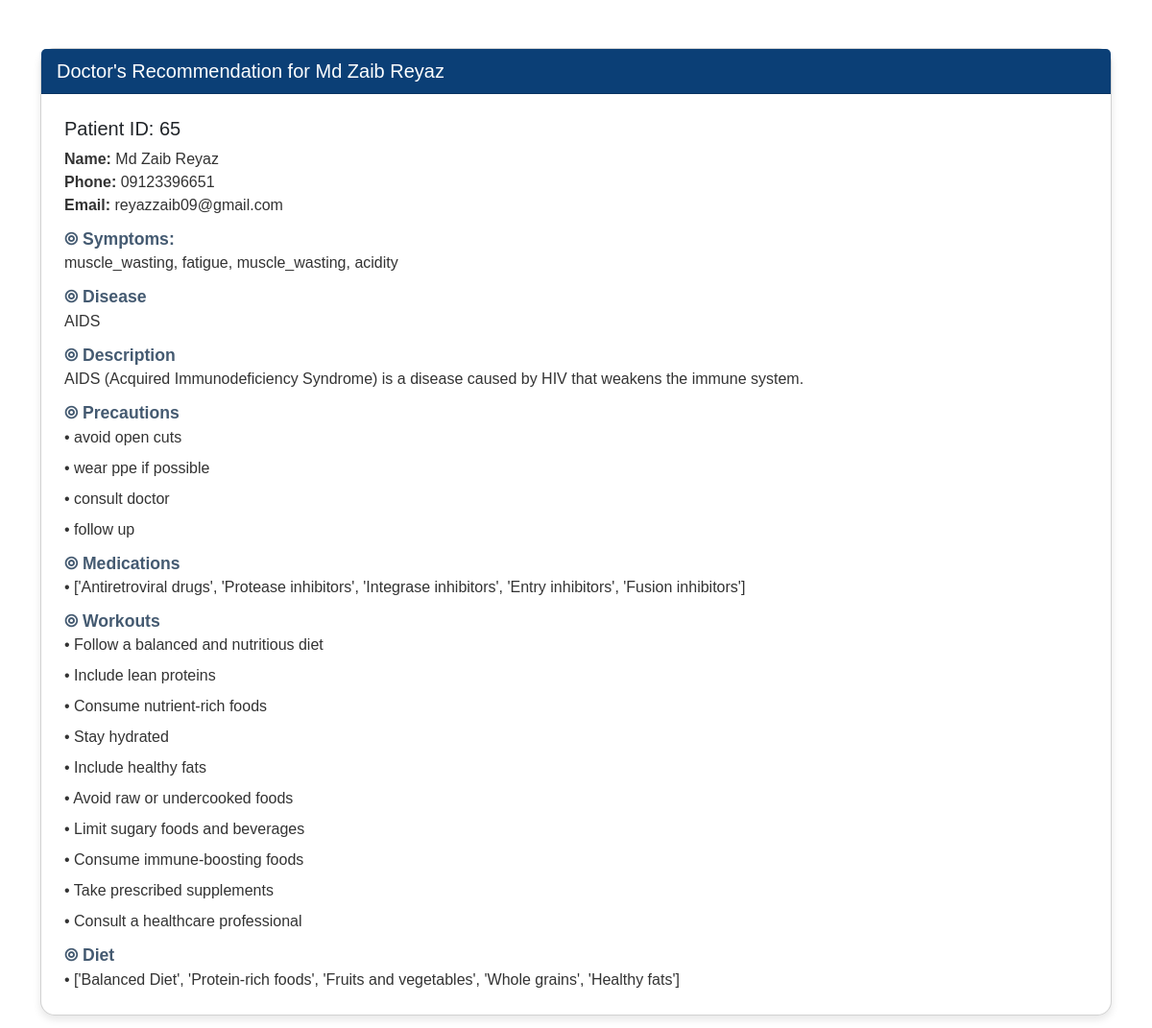
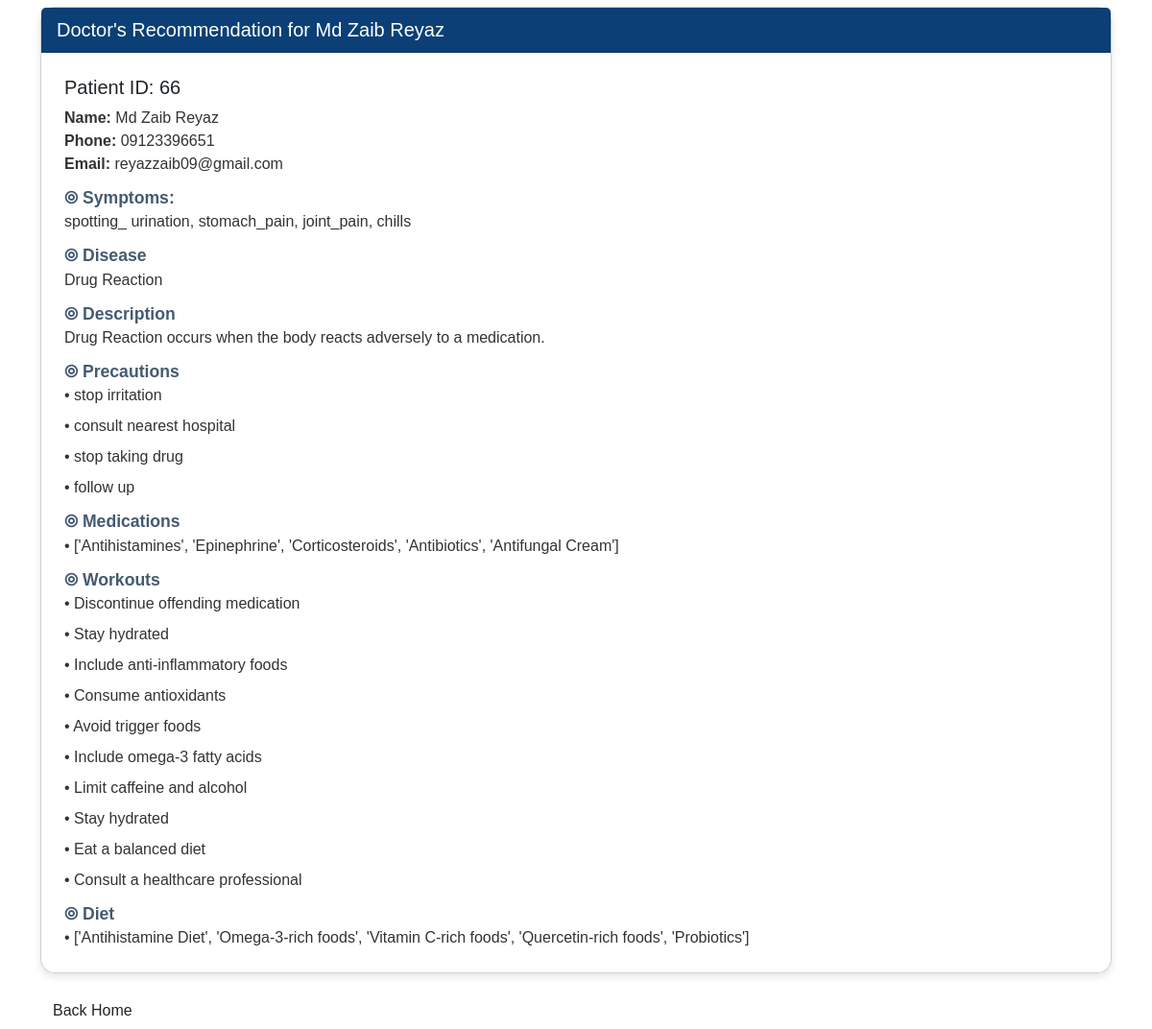
The app's page /patient/reyazzaib09@gmail.com with its own data (2 pictures, top to bottom).
### app.py (models this page shows)
class Symptoms(db.Model):
    __tablename__ = 'symptoms'
    id = db.Column(db.Integer, primary_key=True, nullable=False, autoincrement=True, unique=True)
    fname = db.Column(db.String(30), nullable=False)
    lname = db.Column(db.String(30), nullable=False)
    phone = db.Column(db.String(13), nullable=False)
    email = db.Column(db.String(40), nullable=False)
    symp1 = db.Column(db.String(30), nullable=False)
    symp2 = db.Column(db.String(30))
    symp3 = db.Column(db.String(30))
    symp4 = db.Column(db.String(30))

class Disease(db.Model):
    __tablename__ = 'disease'
    sl = db.Column(db.Integer, primary_key=True, nullable=False, autoincrement=True, unique=True)
    d_id = db.Column(db.Integer, db.ForeignKey("symptoms.id"), nullable=False)
    disease = db.Column(db.String(30), nullable=False)

class Description(db.Model):
    __tablename__ = 'description'
    sl = db.Column(db.Integer, primary_key=True, nullable=False, autoincrement=True, unique=True)
    des_id = db.Column(db.Integer, db.ForeignKey("symptoms.id"), nullable=False)
    description = db.Column(db.String(200), nullable=False)

class Precautions(db.Model):
    __tablename__ = 'precautions'
    sl = db.Column(db.Integer, primary_key=True, nullable=False, autoincrement=True, unique=True)
    p_id = db.Column(db.Integer, db.ForeignKey("symptoms.id"), nullable=False)
    precaution = db.Column(db.String(30), nullable=False)

class Medications(db.Model):
    __tablename__ = 'medications'
    sl = db.Column(db.Integer, primary_key=True, nullable=False, autoincrement=True, unique=True)
    m_id = db.Column(db.Integer, db.ForeignKey("symptoms.id"), nullable=False)
    medication = db.Column(db.String(30), nullable=False)

class Workout(db.Model):
    __tablename__ = 'workout'
    sl = db.Column(db.Integer, primary_key=True, nullable=False, autoincrement=True, unique=True)
    w_id = db.Column(db.Integer, db.ForeignKey("symptoms.id"), nullable=False)
    workout = db.Column(db.String(30), nullable=False)

class Diet(db.Model):
    __tablename__ = 'diet'
    sl = db.Column(db.Integer, primary_key=True, nullable=False, autoincrement=True, unique=True)
    di_id = db.Column(db.Integer, db.ForeignKey("symptoms.id"), nullable=False)
    diet = db.Column(db.String(30), nullable=False)

### app.py (the view)
@app.route("/patient/<email>")
def patient(email):
    user_data = Symptoms.query.filter_by(email=email).all()
    disease=Disease.query.all()
    description=Description.query.all()
    precautions = Precautions.query.all()
    medications=Medications.query.all()
    workout=Workout.query.all()
    diet=Diet.query.all()
    return render_template("patient.html", email=email, user_data=user_data,disease=disease,description=description, precautions=precautions,medications=medications,workout=workout,diet=diet)

### templates/patient.html (shortened to what this page needs)
<!DOCTYPE html>
<html lang="en">
  <head>
    <link
      href="https://cdn.jsdelivr.net/npm/bootstrap@5.3.3/dist/css/bootstrap.min.css"
      rel="stylesheet"
    />
  </head>
  <body>
    <div class="container">
      {% for data in user_data %}
      <div class="card">
        <div class="card-header">
          Doctor's Recommendation for {{ data.fname }} {{ data.lname }}
        </div>
        <div class="card-body">
          <h5 class="card-title">Patient ID: {{ data.id }}</h5>
          <p class="card-text">
            <strong>Name:</strong> {{ data.fname }} {{ data.lname }}<br />
            <strong>Phone:</strong> {{ data.phone }}<br />
            <strong>Email:</strong> {{ data.email }}<br />
          </p>
          <div class="section-title">⦾ Symptoms:</div>
          <p class="card-text">
            {{ data.symp1 }}, {{ data.symp2 }}, {{ data.symp3 }}, {{ data.symp4
            }}
          </p>
          <div class="section-title">⦾ Disease</div>
          {% for disease in disease %} {% if disease.d_id == data.id %}
          <p class="card-text">{{ disease.disease }}</p>
          {% endif %} {% endfor %}
          <div class="section-title">⦾ Description</div>
          {% for description in description %} {% if description.des_id ==
          data.id %}
          <p class="card-text">{{ description.description }}</p>
          {% endif %} {% endfor %}
          <div class="section-title">⦾ Precautions</div>
          {% for precaution in precautions %} {% if precaution.p_id == data.id
          %}
          <p class="card-text">• {{ precaution.precaution }}</p>
          {% endif %} {% endfor %}
          <div class="section-title">⦾ Medications</div>
          {% for medication in medications %} {% if medication.m_id == data.id
          %}
          <p class="card-text">• {{ medication.medication }}</p>
          {% endif %} {% endfor %}
          <div class="section-title">⦾ Workouts</div>
          {% for workout in workout %} {% if workout.w_id == data.id %}
          <p class="card-text">• {{ workout.workout }}</p>
          {% endif %} {% endfor %}
          <div class="section-title">⦾ Diet</div>
          {% for diet in diet %} {% if diet.di_id == data.id %}
          <p class="card-text">• {{ diet.diet }}</p>
          {% endif %} {% endfor %}
        </div>
      </div>
      {% endfor %}
      <a href="/" class="btn btn_3 text-center">Back Home</a>
    </div>
  </body>
</html>

### templates/patient.html (style rules this page uses)
body { font-family: "Arial", sans-serif; }
.container { margin-top: 50px; }
.card { margin-bottom: 20px; border-radius: 15px; box-shadow: 0 4px 8px rgba(0, 0, 0, 0.1); }
.card-header { background-color: #0b3f76; color: white; font-size: 1.25rem; border-top-left-radius: 15px; border-top-right-radius: 15px; }
.card-body { padding: 1.5rem; }
.section-title { font-weight: bold; margin-top: 10px; font-size: 1.1rem; color: #062341bf; }
.card-text { margin-bottom: 0.5rem; color: #333; }

### records on screen
Symptoms: fname "Md Zaib", lname "Reyaz", id "65", phone "09123396651", email "reyazzaib09@gmail.com", symp1 "muscle_wasting", symp2 "fatigue", symp3 "muscle_wasting", symp4 "acidity"
Disease: disease "AIDS"
Description: description "AIDS (Acquired Immunodeficiency Syndrome) is a disease caused by HIV that weakens the immune system."
Precautions: precaution "avoid open cuts"
Precautions: precaution "wear ppe if possible"
Precautions: precaution "consult doctor"
Precautions: precaution "follow up"
Medications: medication "['Antiretroviral drugs', 'Protease inhibitors', 'Integrase inhibitors', 'Entry inhibitors', 'Fusion inhibitors']"
Workout: workout "Follow a balanced and nutritious diet"
Workout: workout "Include lean proteins"
Workout: workout "Consume nutrient-rich foods"
Workout: workout "Stay hydrated"
Workout: workout "Include healthy fats"
Workout: workout "Avoid raw or undercooked foods"
Workout: workout "Limit sugary foods and beverages"
Workout: workout "Consume immune-boosting foods"
Workout: workout "Take prescribed supplements"
Workout: workout "Consult a healthcare professional"
Diet: diet "['Balanced Diet', 'Protein-rich foods', 'Fruits and vegetables', 'Whole grains', 'Healthy fats']"
Symptoms: fname "Md Zaib", lname "Reyaz", id "66", phone "09123396651", email "reyazzaib09@gmail.com", symp1 "spotting_ urination", symp2 "stomach_pain", symp3 "joint_pain", symp4 "chills"
Disease: disease "Drug Reaction"
Description: description "Drug Reaction occurs when the body reacts adversely to a medication."
Precautions: precaution "stop irritation"
Precautions: precaution "consult nearest hospital"
Precautions: precaution "stop taking drug"
Precautions: precaution "follow up"
Medications: medication "['Antihistamines', 'Epinephrine', 'Corticosteroids', 'Antibiotics', 'Antifungal Cream']"
Workout: workout "Discontinue offending medication"
Workout: workout "Stay hydrated"
Workout: workout "Include anti-inflammatory foods"
Workout: workout "Consume antioxidants"
Workout: workout "Avoid trigger foods"
Workout: workout "Include omega-3 fatty acids"
Workout: workout "Limit caffeine and alcohol"
Workout: workout "Stay hydrated"
Workout: workout "Eat a balanced diet"
Workout: workout "Consult a healthcare professional"
Diet: diet "['Antihistamine Diet', 'Omega-3-rich foods', 'Vitamin C-rich foods', 'Quercetin-rich foods', 'Probiotics']"
